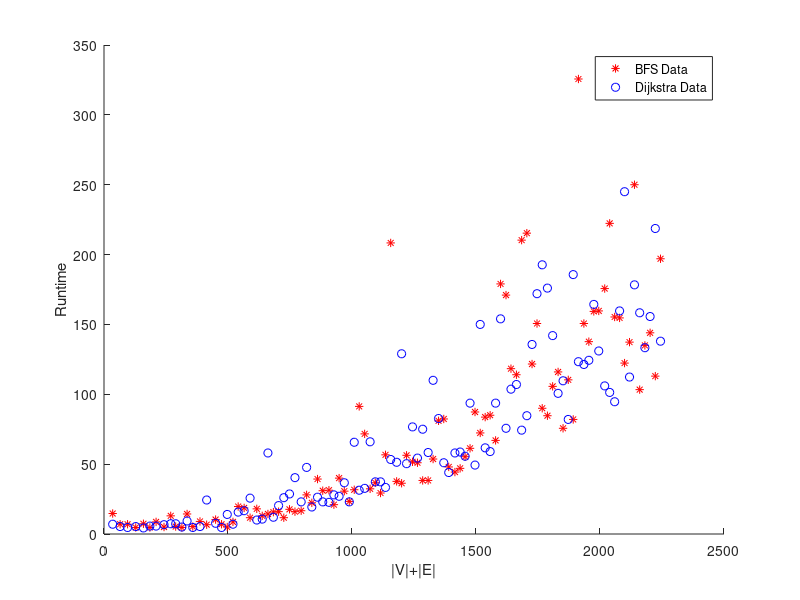

MATLAB code to generate this figure:
timeDijkstra1=[5, 7, 5, 4, 4, 6, 5, 6, 4, 13, 7, 6, 4, 3, 4, 5, 2, 4, 5, 11, 8, 14, 9, 15, 15, 10, 41, 22, 54, 94, 34, 61, 24, 26, 33, 28, 37, 45, 37, 21, 55, 29, 43, 45, 50, 38, 34, 90, 69, 205, 66, 154, 71, 143, 78, 223, 166, 66, 64, 82, 69, 68, 66, 50, 185, 79, 64, 87, 204, 108, 89, 196, 78, 92, 130, 163, 116, 286, 283, 144, 188, 101, 208, 103, 102, 145, 334, 218, 74, 135, 106, 138, 140, 111, 251, 104, 233, 130, 270, 226];
EDijkstra=[20, 40, 60, 80, 100, 120, 140, 160, 180, 200, 220, 240, 260, 280, 300, 320, 340, 360, 380, 400, 420, 440, 460, 480, 500, 520, 540, 560, 580, 600, 620, 640, 660, 680, 700, 720, 740, 760, 780, 800, 820, 840, 860, 880, 900, 920, 940, 960, 980, 1000, 1020, 1040, 1060, 1080, 1100, 1120, 1140, 1160, 1180, 1200, 1220, 1240, 1260, 1280, 1300, 1320, 1340, 1360, 1380, 1400, 1420, 1440, 1460, 1480, 1500, 1520, 1540, 1560, 1580, 1600, 1620, 1640, 1660, 1680, 1700, 1720, 1740, 1760, 1780, 1800, 1820, 1840, 1860, 1880, 1900, 1920, 1940, 1960, 1980, 2000];
VDijkstra=[15, 25, 35, 48, 59, 65, 70, 82, 89, 89, 94, 95, 98, 107, 114, 130, 134, 137, 140, 141, 145, 149, 156, 158, 161, 163, 164, 165, 168, 170, 175, 177, 178, 181, 182, 187, 187, 188, 189, 189, 189, 189, 191, 193, 194, 195, 195, 196, 200, 200, 200, 204, 204, 205, 207, 207, 209, 210, 210, 215, 216, 216, 216, 216, 217, 217, 217, 219, 219, 221, 221, 223, 224, 225, 226, 226, 227, 228, 229, 231, 231, 232, 232, 233, 235, 235, 235, 235, 239, 239, 239, 239, 239, 239, 239, 240, 241, 242, 243, 244];

timeDijkstra2=[4, 5, 5, 8, 5, 4, 3, 10, 14, 5, 3, 5, 6, 6, 6, 5, 3, 5, 7, 9, 23, 9, 11, 7, 145, 12, 8, 13, 19, 11, 17, 18, 16, 27, 20, 19, 28, 18, 50, 30, 118, 26, 33, 21, 22, 36, 22, 29, 51, 147, 45, 44, 41, 41, 49, 53, 43, 40, 31, 41, 49, 49, 158, 38, 188, 42, 58, 151, 199, 51, 176, 61, 72, 97, 203, 100, 153, 168, 85, 79, 59, 78, 226, 92, 175, 86, 66, 66, 105, 75, 71, 81, 233, 100, 82, 157, 75, 100, 264, 81];

timeDijkstra3=[12, 4, 4, 4, 4, 7, 9, 4, 4, 4, 5, 17, 4, 7, 63, 13, 9, 33, 9, 27, 19, 54, 10, 10, 14, 14, 12, 43, 13, 16, 18, 64, 18, 26, 16, 21, 19, 18, 23, 18, 24, 39, 22, 132, 40, 38, 44, 41, 34, 35, 40, 32, 51, 41, 48, 54, 39, 47, 37, 51, 58, 50, 57, 60, 77, 64, 55, 43, 59, 68, 46, 64, 73, 65, 74, 253, 309, 74, 58, 79, 82, 67, 123, 175, 87, 142, 93, 109, 139, 94, 107, 260, 362, 126, 202, 214, 92, 237, 122, 107];


timeBFS1=[12, 11, 5, 4, 4, 4, 6, 5, 5, 4, 4, 7, 4, 5, 6, 7, 5, 5, 4, 9, 12, 11, 12, 17, 11, 9, 16, 9, 21, 20, 12, 24, 15, 22, 19, 44, 19, 24, 20, 30, 31, 48, 23, 43, 38, 38, 26, 47, 49, 25, 35, 29, 39, 29, 47, 45, 63, 49, 42, 59, 59, 66, 40, 122, 61, 77, 87, 63, 49, 51, 153, 94, 51, 90, 85, 84, 88, 76, 75, 180, 75, 85, 68, 111, 172, 175, 194, 139, 133, 109, 220, 240, 137, 104, 180, 72, 101, 138, 133, 249];
EBFS=[20, 40, 60, 80, 100, 120, 140, 160, 180, 200, 220, 240, 260, 280, 300, 320, 340, 360, 380, 400, 420, 440, 460, 480, 500, 520, 540, 560, 580, 600, 620, 640, 660, 680, 700, 720, 740, 760, 780, 800, 820, 840, 860, 880, 900, 920, 940, 960, 980, 1000, 1020, 1040, 1060, 1080, 1100, 1120, 1140, 1160, 1180, 1200, 1220, 1240, 1260, 1280, 1300, 1320, 1340, 1360, 1380, 1400, 1420, 1440, 1460, 1480, 1500, 1520, 1540, 1560, 1580, 1600, 1620, 1640, 1660, 1680, 1700, 1720, 1740, 1760, 1780, 1800, 1820, 1840, 1860, 1880, 1900, 1920, 1940, 1960, 1980, 2000];
VBFS=[15, 25, 35, 48, 59, 65, 70, 82, 89, 89, 94, 95, 98, 107, 114, 130, 134, 137, 140, 141, 145, 149, 156, 158, 161, 163, 164, 165, 168, 170, 175, 177, 178, 181, 182, 187, 187, 188, 189, 189, 189, 189, 191, 193, 194, 195, 195, 196, 200, 200, 200, 204, 204, 205, 207, 207, 209, 210, 210, 215, 216, 216, 216, 216, 217, 217, 217, 219, 219, 221, 221, 223, 224, 225, 226, 226, 227, 228, 229, 231, 231, 232, 232, 233, 235, 235, 235, 235, 239, 239, 239, 239, 239, 239, 239, 240, 241, 242, 243, 244];

timeBFS2=[16, 5, 8, 5, 9, 5, 10, 5, 17, 6, 5, 18, 6, 11, 7, 12, 8, 5, 11, 25, 22, 12, 21, 11, 16, 19, 16, 13, 16, 14, 19, 30, 26, 48, 37, 25, 22, 48, 36, 20, 32, 113, 96, 27, 36, 25, 72, 289, 32, 42, 67, 63, 57, 43, 34, 58, 90, 99, 51, 37, 41, 50, 72, 70, 78, 87, 84, 69, 244, 231, 101, 124, 290, 278, 140, 184, 91, 89, 121, 84, 76, 123, 89, 433, 140, 119, 142, 170, 197, 279, 123, 112, 115, 154, 285, 119, 152, 147, 103, 171];

timeBFS3=[12, 6, 5, 9, 26, 6, 5, 8, 3, 5, 6, 5, 6, 5, 6, 6, 5, 10, 6, 9, 15, 14, 15, 11, 9, 20, 12, 19, 19, 16, 15, 16, 21, 17, 16, 16, 18, 30, 21, 32, 28, 32, 36, 52, 37, 62, 37, 36, 33, 45, 41, 151, 35, 47, 57, 179, 44, 45, 54, 48, 49, 70, 198, 72, 48, 196, 77, 117, 92, 61, 141, 65, 68, 57, 59, 104, 84, 85, 83, 173, 156, 82, 113, 105, 109, 94, 117, 257, 109, 222, 114, 118, 120, 244, 127, 111, 209, 116, 127, 148];

% Finding averages times
timeBFS=(timeBFS1+timeBFS2+timeBFS2)/3;
timeDijkstra=(timeDijkstra1+timeDijkstra2+timeDijkstra3)/3;

% Plotting both algorithms' data
figure,scatter(EBFS+VBFS,timeBFS,'r','*');
hold on
scatter(EDijkstra+VDijkstra,timeDijkstra,'b','o');
legend('BFS Data','Dijkstra Data');
xlabel('|V|+|E|') 
ylabel('Runtime')
hold off